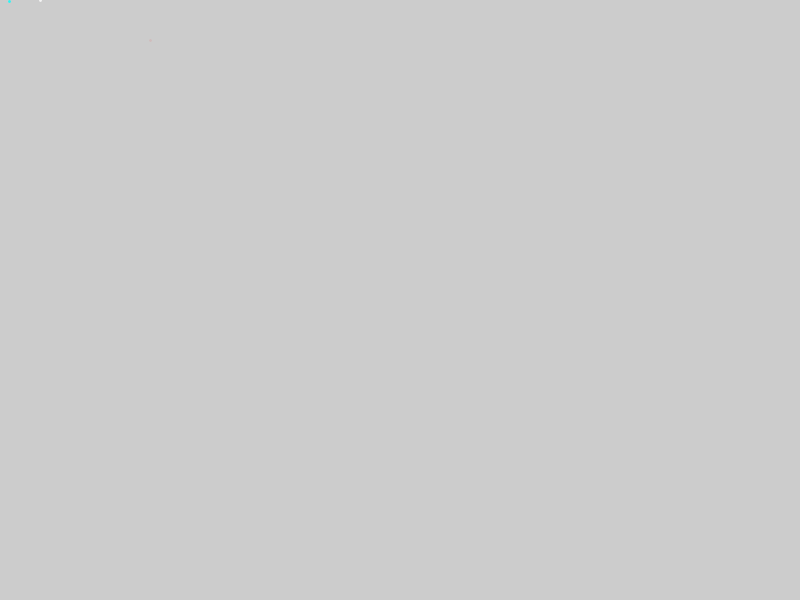
Frame 1 (no input)
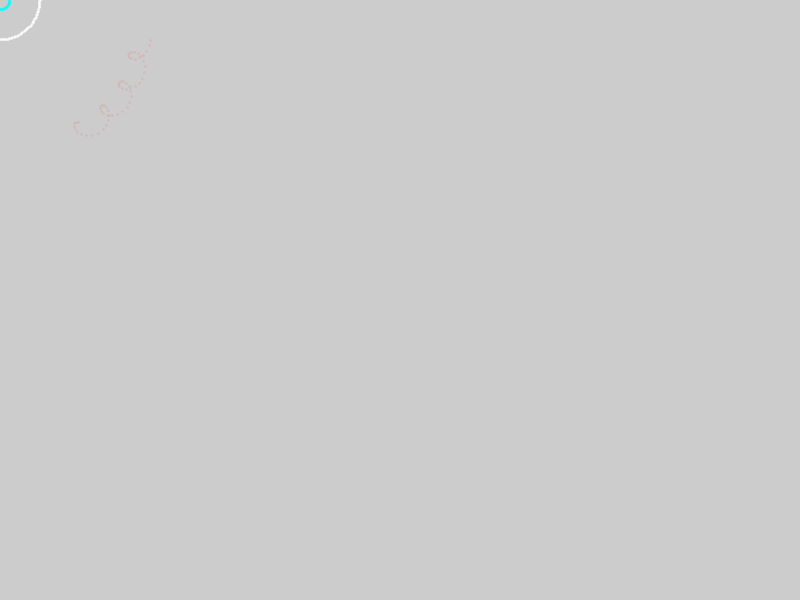
Frame 60 (the mouse pressed at the canvas centre just before this capture)
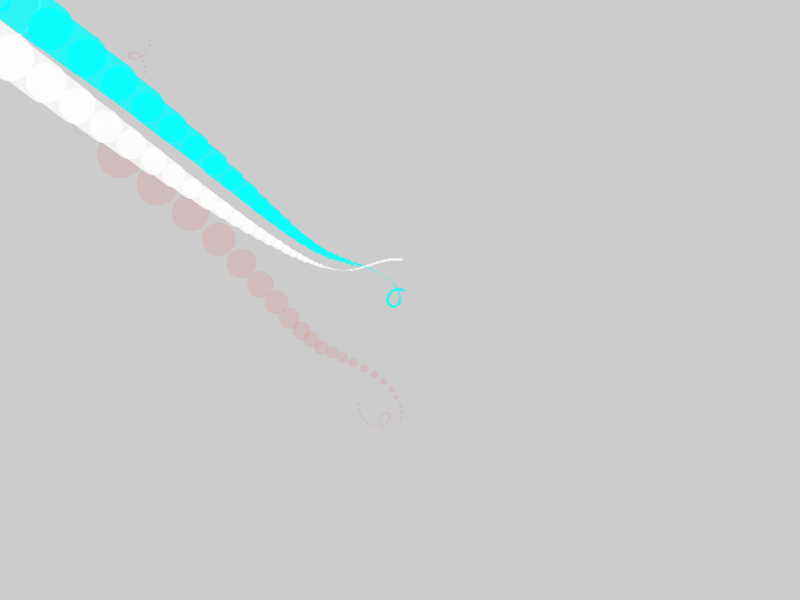
Frame 120 (the mouse held since frame 60 and released just before this capture)

The Processing sketch that drew these frames (run headless with seeded random() and noise(); from frame 60 on, the mouse is pressed at the canvas centre):

// Processing sketch: processing_62929
// ── processing_62929.pde

float xcent=width/2;
float ycent=height/2;
float x;
float y;
float easing = 0.1;
float px;
float py;
float angle = 0.0;
float offset = 20;
float scalar = 10;
float speed = .2;

void setup() {
   
  size(800,600);
  smooth();
  stroke(0);
  frameRate(100);
  
  

}

void draw() {
  
  
  cursor();
  
}

void cursor() {
  
  
  float globalMotionX = offset + cos(angle/10) * scalar*10;
  float globalMotionY = offset + sin(angle/10) * scalar*10;
  
  float xMotion1 = offset + cos(angle*2) * scalar;
  float yMotion1 = offset + sin(angle*2) * scalar;
  
  float xMotion2 = offset + cos(angle / 5) * scalar*4 ;
  float yMotion2 = offset + sin(angle / 5) * scalar*4;
  
  float xMotion3 = offset + cos(angle + .2) * scalar;
  float yMotion3 = offset + sin(angle + .2) * scalar;
  
  float targetX = mouseX;
  x += (targetX - x) * easing;
  float targetY = mouseY;
  y += (targetY - y) * easing;
  float weight = dist(x, y, px + 2, py + 2);
  
  ellipseMode(CENTER); 
  strokeWeight(weight);
  stroke(255,0,0,20);
  line(xMotion1 + x + globalMotionX ,yMotion1 + y + globalMotionY, xMotion1 + x + globalMotionX , yMotion1 + y + globalMotionY );
  stroke(255,255,255,200);
  line(x + xMotion2 -20, y + yMotion2 -20, px+ xMotion2 -20, py + yMotion2 -20);
  stroke(0,255,255,200);
  line(x + xMotion3 -20, y + yMotion3 -20, px+ xMotion3 -20, py + yMotion3 -20);
  px =+ x;
  py =+ y;
  angle += speed;
   
  
}
